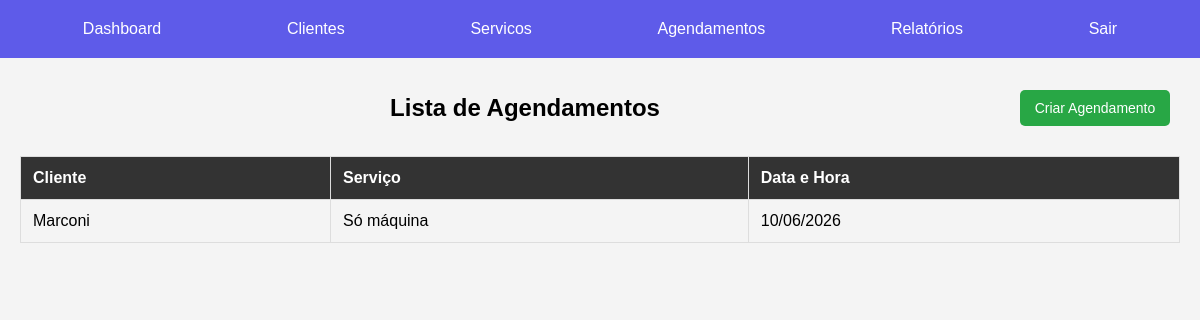
The app's page /agendamentos/ (signed in) with its own data.
### pdv/models.py (models this page shows, shortened)
class Agendamento(models.Model):
    objects = None
    cliente = models.ForeignKey(Cliente, on_delete=models.CASCADE)
    servico = models.ForeignKey(Servico, on_delete=models.CASCADE)
    data_hora = models.DateTimeField()

class Cliente(models.Model):
    nome = models.CharField(max_length=100)
    telefone = models.CharField(max_length=15)
    email = models.EmailField()

class Servico(models.Model):
    objects = None
    nome = models.CharField(max_length=100)
    preco = models.DecimalField(max_digits=10, decimal_places=2)

### pdv/views.py (the view)
# urls.py: path('agendamentos/', agendamentos_view, name='agendamentos'),
@login_required
def agendamentos_view(request):
    agendamentos = Agendamento.objects.all()
    return render(request, 'pdv/agendamentos.html', {'agendamentos': agendamentos})

### pdv/templates/pdv/agendamentos.html
{% extends 'pdv/base.html' %}
{% load static %}
{% block extra_styles %}
<link rel="stylesheet" href="{% static 'tabelas/tabelas.css' %}">
{% endblock %}
{% block content %}
<div class="titulo">
    <h2>Lista de Agendamentos</h2>
    <a href="{% url 'criar_agendamento' %}" class="btn">Criar Agendamento</a>
</div>
<table>
    <tr>
        <th>Cliente</th>
        <th>Serviço</th>
        <th>Data e Hora</th>
    </tr>
    {% for agendamento in agendamentos %}
    <tr>
        <td>{{ agendamento.cliente.nome }}</td>
        <td>{{ agendamento.servico.nome }}</td>
        <td>{{ agendamento.data_hora|date:"d/m/Y" }}</td>
    </tr>
    {% endfor %}
</table>
{% endblock %}

### pdv/static/global/style.css (style rules this page uses)
body { margin: 0; font-family: Arial, sans-serif; }
.btn { display: inline-block; width: 150px; padding: 10px 0; background-color: #28a745; color: white; text-align: center; text-decoration: none; border: none; border-radius: 5px; cursor: pointer; font-size: 14px; transition: background-color 0.3s; }
.titulo { display: flex; justify-content: space-between; align-items: center; padding: 10px; }
.titulo h2 { margin: 0; flex-grow: 1; text-align: center; }

### pdv/static/tabelas/tabelas.css (style rules this page uses)
body { margin: 0; font-family: Arial, sans-serif; background-color: #f4f4f4; }
h2 { text-align: center; margin-top: 20px; }
table { width: 100%; border-collapse: collapse; margin: 20px 0; }
th, td { border: 1px solid #ddd; padding: 12px; text-align: left; }
th { background-color: #333; color: white; }

### records on screen
Agendamento: cliente.nome "Marconi", servico.nome "Só máquina", data_hora "10/06/2026"
